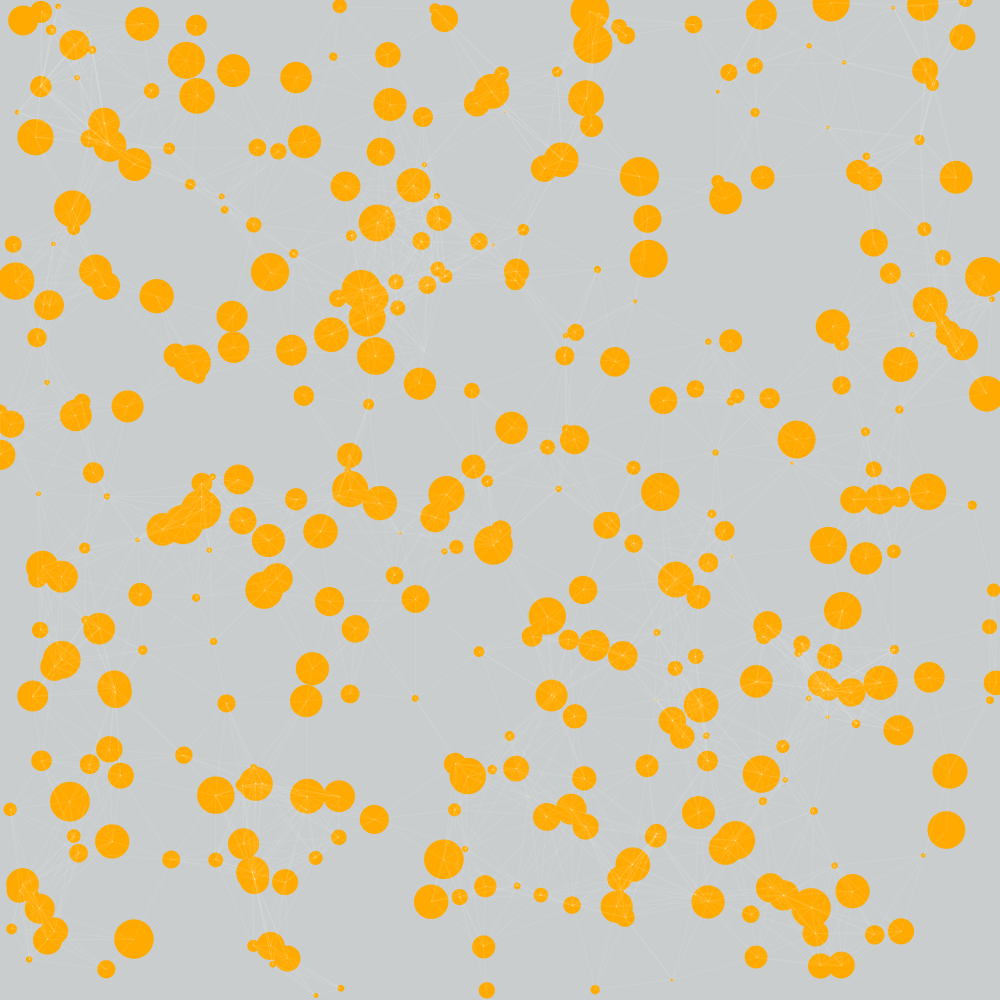
Frame 1 (no input)
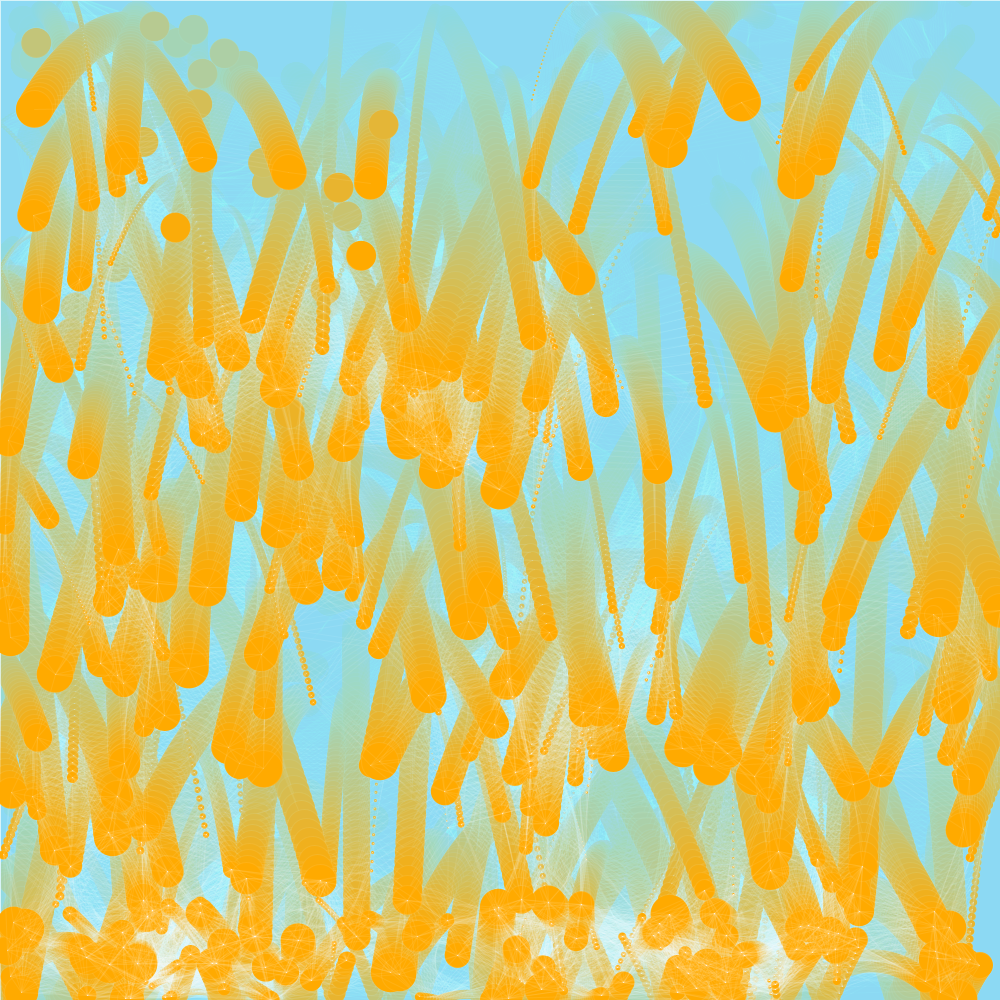
Frame 60 (the mouse pressed at the canvas centre just before this capture)
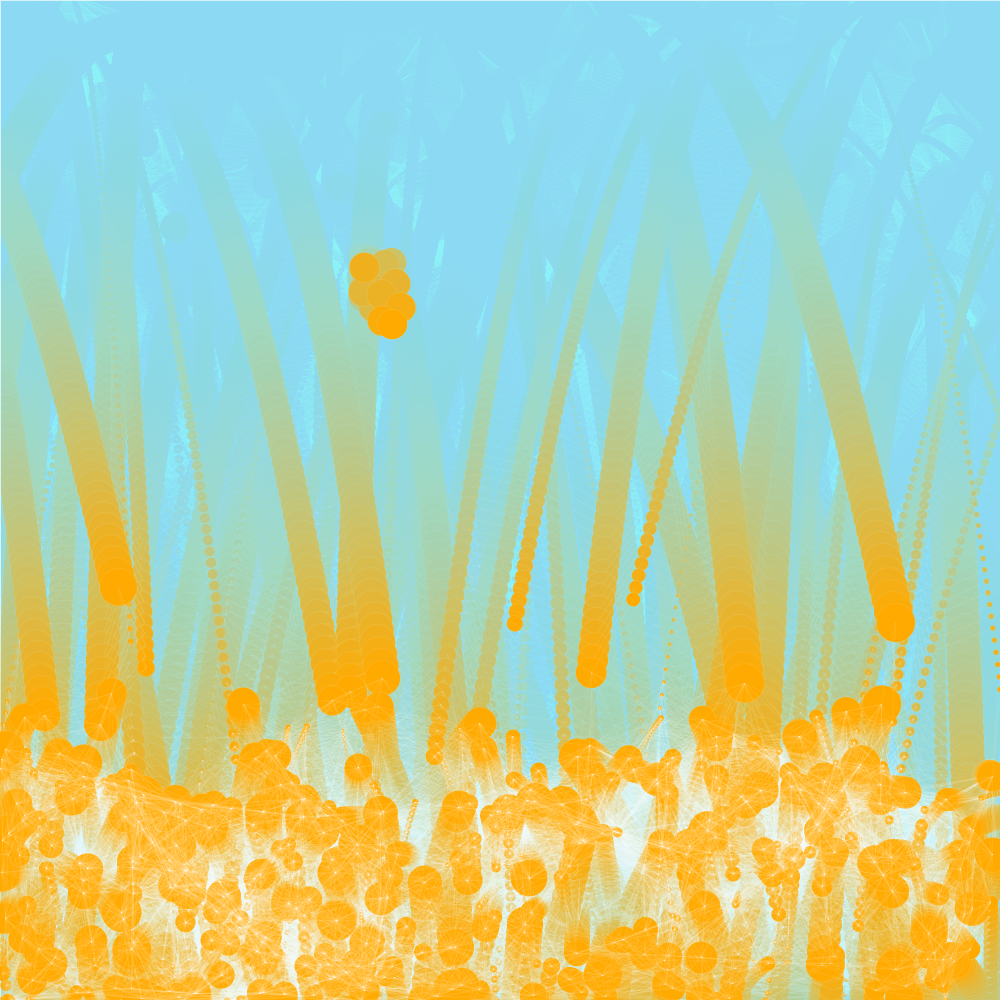
Frame 120 (the mouse held since frame 60 and released just before this capture)

The Processing sketch that drew these frames (run headless with seeded random() and noise(); from frame 60 on, the mouse is pressed at the canvas centre):

// Processing sketch: processing_168671
// ── processing_168671.pde

float beginX = 20.0;  // Initial x-coordinate
float beginY = 20.0;  // Initial y-coordinate
float endX = 1500.0;   // Final x-coordinate
float endY = 1500.0;   // Final y-coordinate
float distX;          // X-axis distance to move
float distY;          // Y-axis distance to move
float exponent =1;   // Determines the curve
float x = 200.0;        // Current x-coordinate
float y = 200.0;        // Current y-coordinate
float step = 0.005;    // Size of each step along the path
float pct = 0.0;      // Percentage traveled (0.0 to 1.0)

float temp_x;
//declaring a Ball oject.
Ball b, b2;
//declare an array of ball objects...
//int[] eighties;
//and determin how many slots are in the array (length of the array)
int num_objects = 400;
Ball[] ball_array = new Ball[num_objects];


void setup() {
  size(1000, 1000);
  noStroke();
  
  distX = endX - beginX;
  distY = endY - beginY;
  
  b = new Ball();
 b2= new Ball();
 //fill the array with ball objects...
 for (int i=0; i<num_objects; i++)
 {
   ball_array[i] = new Ball();
   
 }
  
  
}

void draw() {
  fill(116,219,255,10);
  rect(0, 0, width, height);
  pct += step;
  if (pct < 1.0) {
    x = beginX + random(pct * distX);
    y = beginY + random(pow(pct, exponent) * distY);
  }
  
  
//fill(252,180,98);
fill(255,170,0);
  ellipse(x, y, 30, 30);
  
  
  
  b.update();
  b.display();
  b2.update();
  b2.display();
  
  //iterate through the array and update/display each
  for  (int i=0; i<num_objects; i++)
  {
    ball_array[i].update();
    ball_array[i].display();
  }
  
   noFill();
  stroke(255,20);
  beginShape();
  for (int i=0; i< num_objects; i++)
  {
   //vertex( ball_array[i].x  ,  ball_array[i].y); 
   for (int j= i+1; j< num_objects; j++)
   {
     //coordinates of object1
     float x1 = ball_array [i].x;
     float y1 =ball_array [i].y;
     //coordinates of object 2
     float x2=ball_array[j].x;
     float y2=ball_array[j].y;
     if (dist(x1,y1,x2,y2) <100)
     {
      line(x1,y1,x2,y2); 
       
     }
     
   }
  
  }
    endShape();
 
}




void mousePressed() {
  pct = 0.0;
  beginX = x;
  beginY = y;
  endX = mouseX;
  endY = mouseY;
  distX = endX - beginX;
  distY = endY - beginY;
}
class Ball
{
  //store position and velocity of singular bouncing ball object.
  //these are local variables to the class object...
  float x,y,vx,vy,grav,diam;
  float bouncy;
  
  Ball()
  {
    //put object at a random posision
    x= random(width);
    y=random(height);
    //set a random diameter
    diam = random(1,40);
    
    bouncy = random (-.91, -.3);

    vx= random(-3,3);
    vy= random(-3,3);
    grav = 0.12;
    
    
  }
  
  void update()
  {
    
    //add gravity to the y velocity
  vy+=grav;
  //add velocity to position
  x+=vx;
  y+=vy;
    
    //test that we hit the bottom of the stage and reverse course in vy
if (y >height)
{
  
  //force the object back to the stage
  y =height;
 //reverse course in vy.
  vy*=-.8; 
}
  
  if(x< 0)
  {
    x = 0;
    vx*=-1;
  }
  if(x > width)
  {
    x=width;
    vx*=-1;
  }
  }
    void display()
  {
    //move object to position and draw it.
  pushMatrix();
  translate(x,y);
  ellipse(0,0,diam,diam);
  popMatrix();
  }
  void reset()
  {
    x=mouseX;
    y=mouseY;
    vx = random(-5,5);
    vy = random(-5,5);
    
  }
}
